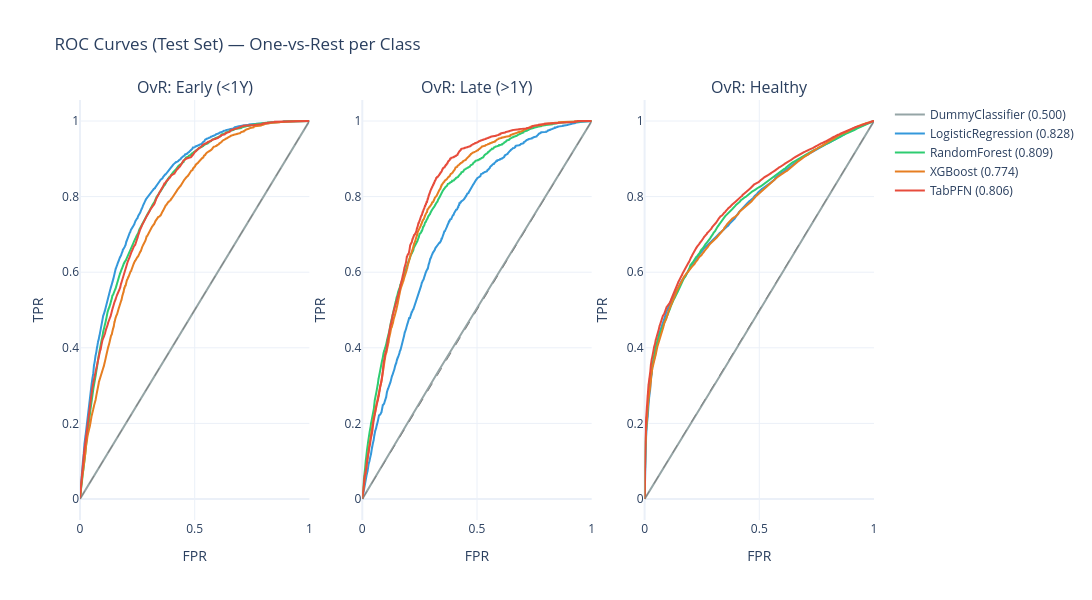

This figure's notebook cell:
### Markdown cell above
# 6. ROC Curves (Test Set, Best Models)

One-vs-Rest ROC curves for each model on the test set, all in one plot per class.

### Code cell
from sklearn.preprocessing import label_binarize
from sklearn.metrics import roc_curve, auc
from sklearn.base import clone
from pathlib import Path

y_test_bin = label_binarize(y_test, classes=[0, 1, 2])
class_names = ['Early (<1Y)', 'Late (>1Y)', 'Healthy']
model_colors = {
    'DummyClassifier': '#95a5a6',
    'LogisticRegression': '#3498db',
    'RandomForest': '#2ecc71',
    'XGBoost': '#e67e22',
    'TabPFN': '#e74c3c',
    'TabICL': '#9b59b6',
}

# sklearn Modelle neu trainieren
best_probas = {}
for model_name, pipeline in MODELS.items():
    df_model = df_results[df_results['model'] == model_name]
    best_seed = int(df_model.loc[df_model['f1_macro'].idxmax(), 'seed'])
    df_bal = balance_data(df_train, n_samples=N_SAMPLES, seed=best_seed)
    X_tr, y_tr = get_X_y(df_bal)
    clf = clone(MODELS[model_name])
    clf.fit(X_tr, y_tr)
    best_probas[model_name] = clf.predict_proba(X_test)

# TabPFN proba aus Subprocess-Datei laden
tabpfn_proba_path = tabpfn_test_path.replace('.json', '_proba.npy')
if Path(tabpfn_proba_path).exists():
    best_probas['TabPFN'] = np.load(tabpfn_proba_path)
    log.info("TabPFN proba loaded")
else:
    log.warning("⚠️ TabPFN not found")

tabicl_proba_path = tabicl_test_path.replace('.json', '_proba.npy')
if Path(tabicl_proba_path).exists():
    best_probas['TabICL'] = np.load(tabicl_proba_path)
    log.info("TabICL proba loaded")
else:
    log.warning("⚠️ TabICL not found")

# Plot
from plotly.subplots import make_subplots

fig6 = make_subplots(rows=1, cols=3, subplot_titles=[f'OvR: {cn}' for cn in class_names])

for i, cn in enumerate(class_names):
    for model_name, proba in best_probas.items():
        fpr, tpr, _ = roc_curve(y_test_bin[:, i], proba[:, i])
        roc_auc_val = auc(fpr, tpr)
        fig6.add_trace(
            go.Scatter(x=fpr, y=tpr, mode='lines',
                       name=f'{model_name} ({roc_auc_val:.3f})',
                       line=dict(color=model_colors.get(model_name, 'grey'), width=2),
                       showlegend=(i == 0)),
            row=1, col=i+1
        )
    fig6.add_trace(
        go.Scatter(x=[0, 1], y=[0, 1], mode='lines',
                   line=dict(color='grey', width=1, dash='dash'), showlegend=False),
        row=1, col=i+1
    )

fig6.update_layout(
    title='ROC Curves (Test Set) — One-vs-Rest per Class',
    template='plotly_white', height=600, width=1600,
    legend=dict(x=1.02, y=1)
)
for i in range(3):
    fig6.update_xaxes(title_text='FPR', row=1, col=i+1)
    fig6.update_yaxes(title_text='TPR', row=1, col=i+1)

show_and_save(fig6, "benchmark_roc_curves", width=1600, height=600)

### Figure 1 — Plotly figure (JSON) as saved in the notebook; plotly's stock layout.template omitted (floating-point values rounded to 4 significant figures; data arrays with more than 128 entries replaced by an {"elided": "..."} marker saying what was removed)
{"data": [{"line": {"color": "#95a5a6", "width": 2}, "mode": "lines", "name": "DummyClassifier (0.500)", "showlegend": true, "type": "scatter", "x": [0.0, 0.3321, 1.0], "xaxis": "x", "y": [0.0, 0.3329, 1.0], "yaxis": "y"}, {"line": {"color": "#3498db", "width": 2}, "mode": "lines", "name": "LogisticRegression (0.828)", "showlegend": true, "type": "scatter", "x": {"elided": "8026 float values"}, "xaxis": "x", "y": {"elided": "8026 float values"}, "yaxis": "y"}, {"line": {"color": "#2ecc71", "width": 2}, "mode": "lines", "name": "RandomForest (0.809)", "showlegend": true, "type": "scatter", "x": {"elided": "9583 float values"}, "xaxis": "x", "y": {"elided": "9583 float values"}, "yaxis": "y"}, {"line": {"color": "#e67e22", "width": 2}, "mode": "lines", "name": "XGBoost (0.774)", "showlegend": true, "type": "scatter", "x": {"elided": "8966 float values"}, "xaxis": "x", "y": {"elided": "8966 float values"}, "yaxis": "y"}, {"line": {"color": "#e74c3c", "width": 2}, "mode": "lines", "name": "TabPFN (0.806)", "showlegend": true, "type": "scatter", "x": {"elided": "7863 float values"}, "xaxis": "x", "y": {"elided": "7863 float values"}, "yaxis": "y"}, {"line": {"color": "grey", "dash": "dash", "width": 1}, "mode": "lines", "showlegend": false, "type": "scatter", "x": [0, 1], "xaxis": "x", "y": [0, 1], "yaxis": "y"}, {"line": {"color": "#95a5a6", "width": 2}, "mode": "lines", "name": "DummyClassifier (0.503)", "showlegend": false, "type": "scatter", "x": [0.0, 0.3362, 1.0], "xaxis": "x2", "y": [0.0, 0.3423, 1.0], "yaxis": "y2"}, {"line": {"color": "#3498db", "width": 2}, "mode": "lines", "name": "LogisticRegression (0.730)", "showlegend": false, "type": "scatter", "x": {"elided": "7948 float values"}, "xaxis": "x2", "y": {"elided": "7948 float values"}, "yaxis": "y2"}, {"line": {"color": "#2ecc71", "width": 2}, "mode": "lines", "name": "RandomForest (0.798)", "showlegend": false, "type": "scatter", "x": {"elided": "9233 float values"}, "xaxis": "x2", "y": {"elided": "9233 float values"}, "yaxis": "y2"}, {"line": {"color": "#e67e22", "width": 2}, "mode": "lines", "name": "XGBoost (0.803)", "showlegend": false, "type": "scatter", "x": {"elided": "8778 float values"}, "xaxis": "x2", "y": {"elided": "8778 float values"}, "yaxis": "y2"}, {"line": {"color": "#e74c3c", "width": 2}, "mode": "lines", "name": "TabPFN (0.817)", "showlegend": false, "type": "scatter", "x": {"elided": "7997 float values"}, "xaxis": "x2", "y": {"elided": "7997 float values"}, "yaxis": "y2"}, {"line": {"color": "grey", "dash": "dash", "width": 1}, "mode": "lines", "showlegend": false, "type": "scatter", "x": [0, 1], "xaxis": "x2", "y": [0, 1], "yaxis": "y2"}, {"line": {"color": "#95a5a6", "width": 2}, "mode": "lines", "name": "DummyClassifier (0.499)", "showlegend": false, "type": "scatter", "x": [0.0, 0.334, 1.0], "xaxis": "x3", "y": [0.0, 0.3313, 1.0], "yaxis": "y3"}, {"line": {"color": "#3498db", "width": 2}, "mode": "lines", "name": "LogisticRegression (0.768)", "showlegend": false, "type": "scatter", "x": {"elided": "10242 float values"}, "xaxis": "x3", "y": {"elided": "10242 float values"}, "yaxis": "y3"}, {"line": {"color": "#2ecc71", "width": 2}, "mode": "lines", "name": "RandomForest (0.775)", "showlegend": false, "type": "scatter", "x": {"elided": "11351 float values"}, "xaxis": "x3", "y": {"elided": "11351 float values"}, "yaxis": "y3"}, {"line": {"color": "#e67e22", "width": 2}, "mode": "lines", "name": "XGBoost (0.766)", "showlegend": false, "type": "scatter", "x": {"elided": "11194 float values"}, "xaxis": "x3", "y": {"elided": "11194 float values"}, "yaxis": "y3"}, {"line": {"color": "#e74c3c", "width": 2}, "mode": "lines", "name": "TabPFN (0.788)", "showlegend": false, "type": "scatter", "x": {"elided": "10328 float values"}, "xaxis": "x3", "y": {"elided": "10328 float values"}, "yaxis": "y3"}, {"line": {"color": "grey", "dash": "dash", "width": 1}, "mode": "lines", "showlegend": false, "type": "scatter", "x": [0, 1], "xaxis": "x3", "y": [0, 1], "yaxis": "y3"}], "layout": {"annotations": [{"font": {"size": 16}, "showarrow": false, "text": "OvR: Early (<1Y)", "x": 0.1444, "xanchor": "center", "xref": "paper", "y": 1, "yanchor": "bottom", "yref": "paper"}, {"font": {"size": 16}, "showarrow": false, "text": "OvR: Late (>1Y)", "x": 0.5, "xanchor": "center", "xref": "paper", "y": 1, "yanchor": "bottom", "yref": "paper"}, {"font": {"size": 16}, "showarrow": false, "text": "OvR: Healthy", "x": 0.8556, "xanchor": "center", "xref": "paper", "y": 1, "yanchor": "bottom", "yref": "paper"}], "height": 600, "legend": {"x": 1.02, "y": 1}, "title": {"text": "ROC Curves (Test Set) — One-vs-Rest per Class"}, "width": 1600, "xaxis": {"anchor": "y", "domain": [0, 0.2889], "title": {"text": "FPR"}}, "xaxis2": {"anchor": "y2", "domain": [0.3556, 0.6444], "title": {"text": "FPR"}}, "xaxis3": {"anchor": "y3", "domain": [0.7111, 1], "title": {"text": "FPR"}}, "yaxis": {"anchor": "x", "domain": [0, 1], "title": {"text": "TPR"}}, "yaxis2": {"anchor": "x2", "domain": [0, 1], "title": {"text": "TPR"}}, "yaxis3": {"anchor": "x3", "domain": [0, 1], "title": {"text": "TPR"}}}}
